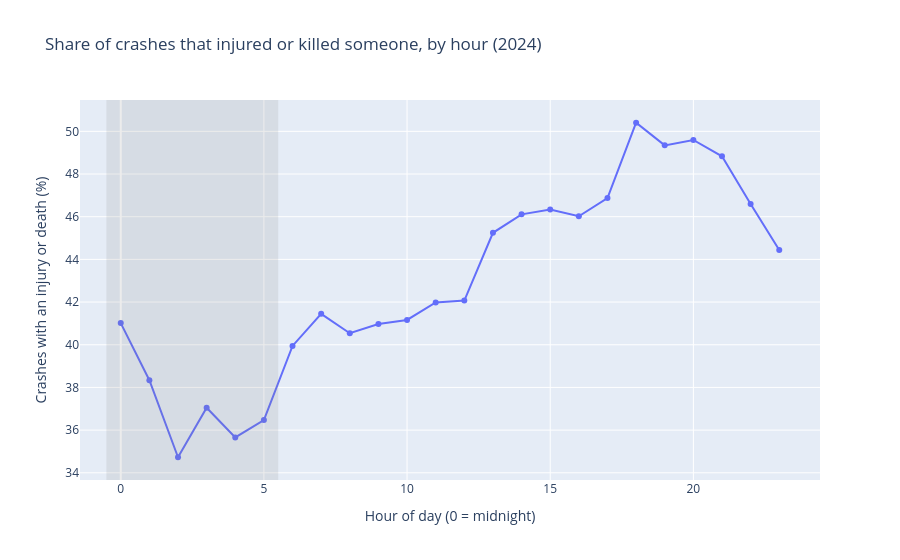

Notebook cell for this chart:
### Markdown cell above
As you'd expect, far fewer crashes happen in the middle of the night, simply because there are fewer cars on the road. That's why I'm comparing _rates_ (what share of crashes are serious) rather than raw counts.

### Are late-night crashes more likely to hurt someone?

### Code cell
fig = px.line(
    by_hour,
    x="hour",
    y="hurt_pct",
    markers=True,
    title="Share of crashes that injured or killed someone, by hour (2024)",
    labels={
        "hour": "Hour of day (0 = midnight)",
        "hurt_pct": "Crashes with an injury or death (%)",
    },
)
fig.add_vrect(
    x0=NIGHT_START - 0.5,
    x1=NIGHT_END - 0.5,
    fillcolor="gray",
    opacity=0.15,
    line_width=0,
)
fig.show()

### Figure 1 — Plotly figure (JSON) as saved in the notebook; plotly's stock layout.template omitted (floating-point values rounded to 4 significant figures)
{"data": [{"hovertemplate": "Hour of day (0 = midnight)=%{x}<br>Crashes with an injury or death (%)=%{y}<extra></extra>", "legendgroup": "", "line": {"color": "#636efa", "dash": "solid"}, "marker": {"symbol": "circle"}, "mode": "lines+markers", "name": "", "orientation": "v", "showlegend": false, "type": "scatter", "x": [0, 1, 2, 3, 4, 5, 6, 7, 8, 9, 10, 11, 12, 13, 14, 15, 16, 17, 18, 19, 20, 21, 22, 23], "xaxis": "x", "y": [41.02, 38.34, 34.73, 37.05, 35.66, 36.47, 39.95, 41.45, 40.54, 40.97, 41.16, 41.98, 42.07, 45.25, 46.11, 46.34, 46.02, 46.87, 50.4, 49.34, 49.6, 48.83, 46.6, 44.44], "yaxis": "y"}], "layout": {"legend": {"tracegroupgap": 0}, "shapes": [{"fillcolor": "gray", "line": {"width": 0}, "opacity": 0.15, "type": "rect", "x0": -0.5, "x1": 5.5, "xref": "x", "y0": 0, "y1": 1, "yref": "y domain"}], "title": {"text": "Share of crashes that injured or killed someone, by hour (2024)"}, "xaxis": {"anchor": "y", "domain": [0, 1], "title": {"text": "Hour of day (0 = midnight)"}}, "yaxis": {"anchor": "x", "domain": [0, 1], "title": {"text": "Crashes with an injury or death (%)"}}}}
